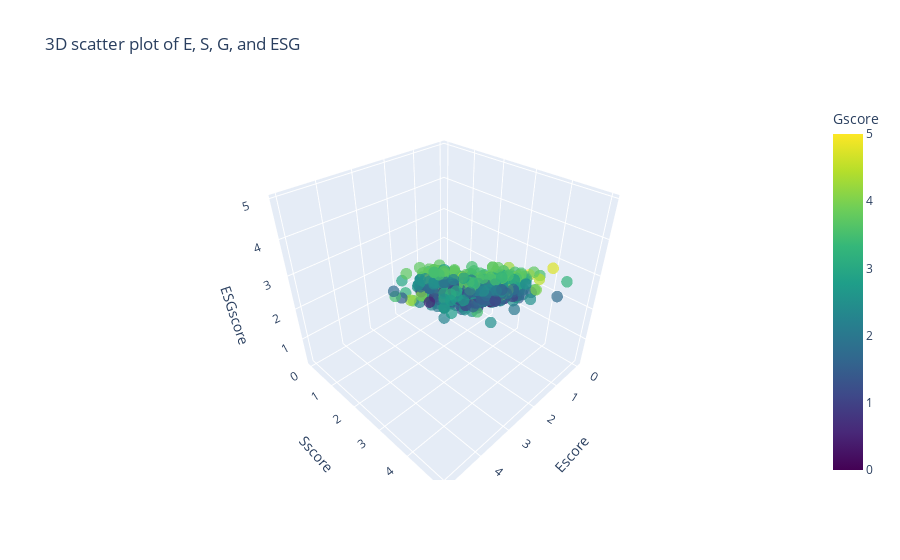

The code cell stored with this chart in its notebook:
### Markdown cell above
- ESG, E, S, G (3D)

### Code cell
# Create a 3D scatter plot
fig = px.scatter_3d(df_ESG, x='Escore', y='Sscore', z='ESG_score', color='Gscore',
    color_continuous_scale='Viridis', opacity=0.7, 
    title="3D scatter plot of E, S, G, and ESG")
fig.update_traces(marker_size=4)
# Set axis labels
fig.update_layout(scene=dict(xaxis_title='Escore', yaxis_title='Sscore', zaxis_title='ESGscore'))

fig.show()

### Figure 1 — Plotly figure (JSON) as saved in the notebook; plotly's stock layout.template omitted (floating-point values rounded to 4 significant figures; data arrays with more than 128 entries replaced by an {"elided": "..."} marker saying what was removed)
{"data": [{"hovertemplate": "Escore=%{x}<br>Sscore=%{y}<br>ESG_score=%{z}<br>Gscore=%{marker.color}<extra></extra>", "legendgroup": "", "marker": {"color": {"elided": "1068 float values"}, "coloraxis": "coloraxis", "opacity": 0.7, "size": 4, "symbol": "circle"}, "mode": "markers", "name": "", "scene": "scene", "showlegend": false, "type": "scatter3d", "x": {"elided": "1068 float values"}, "y": {"elided": "1068 float values"}, "z": {"elided": "1068 float values"}}], "layout": {"coloraxis": {"colorbar": {"title": {"text": "Gscore"}}, "colorscale": [[0, "#440154"], [0.1111, "#482878"], [0.2222, "#3e4989"], [0.3333, "#31688e"], [0.4444, "#26828e"], [0.5556, "#1f9e89"], [0.6667, "#35b779"], [0.7778, "#6ece58"], [0.8889, "#b5de2b"], [1, "#fde725"]]}, "legend": {"tracegroupgap": 0}, "scene": {"domain": {"x": [0, 1], "y": [0, 1]}, "xaxis": {"title": {"text": "Escore"}}, "yaxis": {"title": {"text": "Sscore"}}, "zaxis": {"title": {"text": "ESGscore"}}}, "title": {"text": "3D scatter plot of E, S, G, and ESG"}}}
